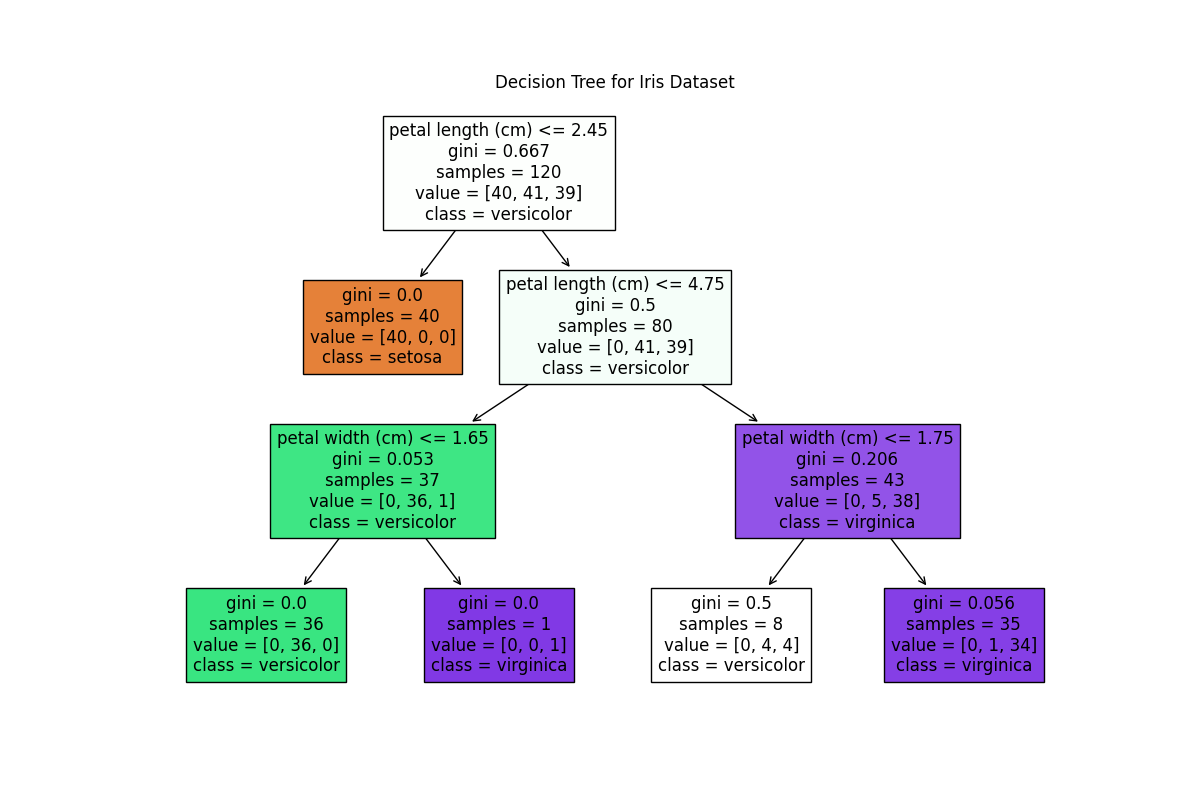

Write Python code to recreate this figure.
import matplotlib.pyplot as plt
import numpy as np
from sklearn import tree
from sklearn.datasets import load_iris
from sklearn.metrics import (accuracy_score, classification_report,
                             confusion_matrix)
from sklearn.model_selection import train_test_split
from sklearn.tree import DecisionTreeClassifier

# Load the Iris dataset
iris = load_iris()
X = iris.data
y = iris.target

# Split the dataset into training and testing sets
X_train, X_test, y_train, y_test = train_test_split(
    X, y, test_size=0.2, random_state=42)

# Create and fit the Decision Tree model
model = DecisionTreeClassifier(max_depth=3, random_state=42)
model.fit(X_train, y_train)

# Predict the test set
y_pred = model.predict(X_test)

# Evaluate the model
accuracy = accuracy_score(y_test, y_pred)
conf_matrix = confusion_matrix(y_test, y_pred)
class_report = classification_report(y_test, y_pred)

print(f"Accuracy: {accuracy:.2f}")
print("Confusion Matrix:\n", conf_matrix)
print("Classification Report:\n", class_report)

# Visualize the Decision Tree
plt.figure(figsize=(12, 8))

tree.plot_tree(model, feature_names=iris.feature_names,
               class_names=iris.target_names, filled=True)
plt.title('Decision Tree for Iris Dataset')
plt.savefig('lab5_demo.png')
